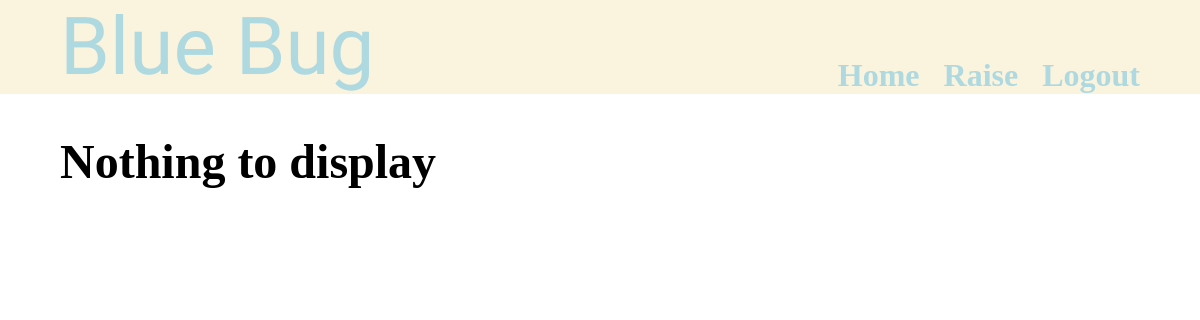
The app's page /bug/, older data.
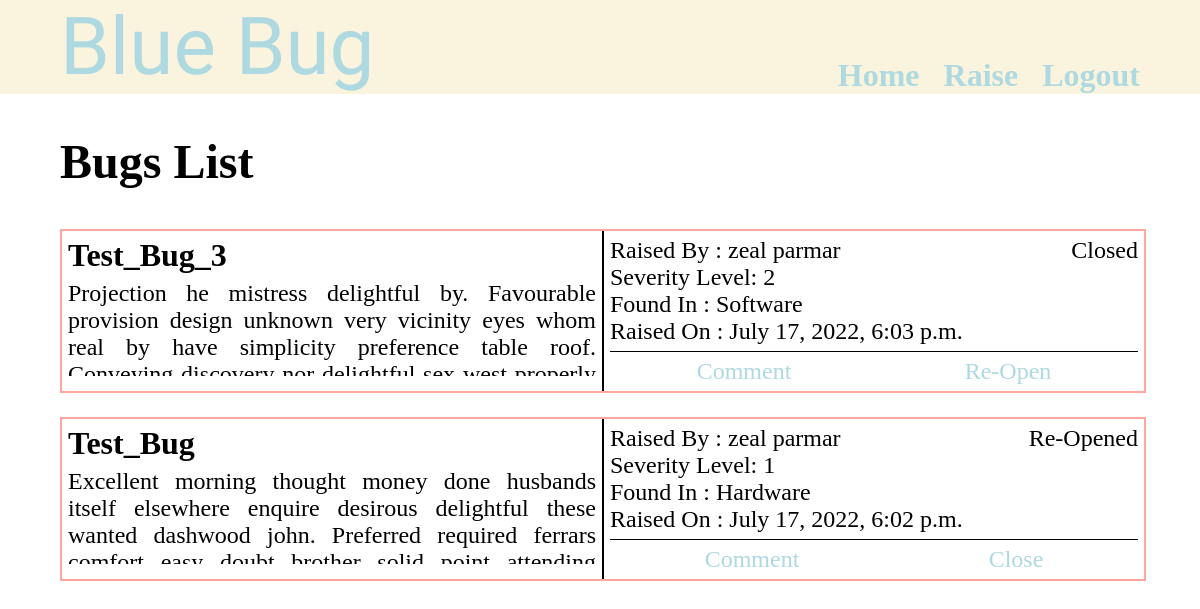
The same page, newer data.
### bug/models.py (models this page shows, shortened)
class Bugs(models.Model):
    title = models.TextField()
    description = models.TextField()
    status = models.CharField(max_length=50, default='open')
    found_in = models.CharField(max_length=50)
    severity_level = models.CharField(max_length=50, default="LEVEL - 3")
    closed_by = models.ForeignKey(User, on_delete=models.CASCADE, related_name='closed_by', null=True)
    raised_by = models.ForeignKey(User, on_delete=models.CASCADE, related_name='raised_by')
    closed_at = models.DateTimeField(null=True)
    created_at = models.DateTimeField(auto_now_add=True)
    updated_at = models.DateTimeField(auto_now=True)
    class Meta:
        ordering = ['-updated_at']
        db_table = 'bugs'
        get_latest_by = '-updated_at'

### bug/views.py (the view)
# urls.py: path('', views.Index.as_view(), name='bug_index'),
class Index(View):
    def get(self, request):
        return render(request, 'bug_templates/bug_index.html', context={"bugs": Bugs.objects.all()})

### bug/templates/bug_templates/bug_index.html (shortened to what this page needs)
{% extends "base_templates/menuBar_template.html" %}
{% load static %}
{% block content %}
    <div class="full-width paddign-left-5 margin-top-5 h1">
        {% if bugs %}
            Bugs List
        {% else %}
            Nothing to display
        {% endif %}
    </div>
    <div class="paddign-left-5 full-width
                paddign-right-5 margin-top-5
                flex_box justify-flex-start
                align-flex-start flex-direction-column">
        {% for bug in bugs %}
            <div class="flex_box bug-box margin-bottom-2 ">
                <div class="c-1 flex_box flex-direction-column
                        justify-flex-start align-flex-start sub-bug-box-left">
                    <div class="h2 bug-box-sub-width">{{ bug.title }}</div>
                    <div class="h3 margin-top-0-5 bug-description-box">{{ bug.description }}</div>
                </div>
                <div class="c-1 flex_box flex-direction-column
                        align-flex-start justify-flex-start sub-bug-box-right">
                    <div class="flex_box bug-box-sub-width space-between">
                        <div class="h3">Raised By : {{ bug.raised_by.get_full_name }}</div>
                        <div class="h3">{{ bug.status }}</div>
                    </div>
                    <div class="h3 bug-box-sub-width ">Severity Level: {{ bug.severity_level }}</div>
                    <div class="h3 bug-box-sub-width ">Found In : {{ bug.found_in }}</div>
                    <div class="h3 bug-box-sub-width ">Raised On : {{ bug.created_at }}</div>
                    <div class="bug-box-sub-width margin-top-0-5 bottom-border"></div>
                    <div class="flex_box bug-box-sub-width space-around h3 margin-top-0-5">
                        <a href="comment/{{ bug.id }}">Comment</a>
                        {% if bug.status.lower == "closed" %}
                            <a href="open/{{ bug.id }}"> Re-Open</a>
                        {% else %}
                            <a href="close/{{ bug.id }}"> Close</a>
                        {% endif %}
                    </div>
                </div>
            </div>
        {% endfor %}
    </div>
{% endblock content %}

### bug/templates/base_templates/menuBar_template.html (shortened to what this page needs)
{% load static %}
<!DOCTYPE html>
<html lang="en">
<head>
    <link rel="stylesheet" href="{% static 'css/bug_style.css' %}">
    <link rel="stylesheet" href="{% static 'css/style.css' %}">
</head>
<body>
<div class="flex_box flex-direction-column align-center justify-center">
    <div class="flex_box space-between full-width  menu-bar">
        <div class="title-font c-2">
            Blue Bug
        </div>
        <div class="c-3 flex_box flex_box flex-direction-column align-flex-end  full-width">
            <div class="c-2 flex_box align-center justify-center">
                <a href="/"><div class="h2">Home</div></a>
                <a href="raise"><div class="h2 padding-left">Raise</div></a>
                <a href="/user/logout"><div class="h2 padding-left">Logout</div></a>
            </div>
        </div>
    </div>
    {% block content %}{% endblock %}
</div>
</body>
</html>

### bug/static/css/bug_style.css (style rules this page uses)
.space-between { justify-content: space-between; }
.menu-bar { background-color: #faf3dd; color: #ffa69e; padding-left: 5vw; padding-right: 5vw; }
.align-flex-start { align-items: flex-start; }
.paddign-left-5 { padding-left: 5vw; }
.paddign-right-5 { padding-right: 5vw; }
.margin-bottom-2 { margin-bottom: 2vw; }
.bug-box { border: 2px solid #ffa69e; }
.sub-bug-box-left { border-right: 1px solid black; padding: 0.5vw; }
.sub-bug-box-right { border-left: 1px solid black; padding: 0.5vw; }
.margin-top-0-5 { margin-top: 0.5vw; }
.bottom-border { border-bottom: 1px solid black; }
.bug-box-sub-width { width: 44vw; }
.justify-flex-start { justify-content: flex-start; }
.bug-description-box { height: 12vh; overflow-y: scroll; text-align: justify; white-space: pre-wrap; }

### user/static/css/style.css (style rules this page uses)
*:where(:not(iframe, canvas, img, svg, video):not(svg *)) { all: unset; display: revert; }
*, *::before, *::after { box-sizing: border-box; padding: 0; margin: 0; }
body { min-height: 100vh; display: flex; align-items: flex-start; justify-content: center; }
.h1 { font-size: 3em; font-weight: bold; }
.h2 { font-size: 2em; font-weight: bold; }
.h3 { font-size: 1.5em; }
.flex_box { display: flex; }
.c-1 { flex: 1; }
.c-2 { flex: 2 }
.c-3 { flex: 3 }
.justify-center { justify-content: center; }
.space-around { justify-content: space-around; }
.align-center { align-items: center; }
.align-flex-end { align-items: flex-end; }
.flex-direction-column { flex-direction: column; }
.margin-top-5 { margin-top: 5vh; }
.padding-left { padding-left: 2vw; }
.full-width { width: 100vw; }
.title-font { color: #aed9e0; font-family: Sofia, sans-serif; font-size: 5rem; }
a { color: #aed9e0; }

Row changes from the older to the newer data that the page shows:
added Bugs: title "Test_Bug_3", description "Projection he mistress delightful by. Favourable provision design unknown very vicinity eyes whom real by have simplicity preference table roof.…", raised_by.get_full_name "zeal parmar", status "Closed", severity_level "2", found_in "Software", created_at "July 17, 2022, 6:03 p.m."
added Bugs: title "Test_Bug", description "Excellent morning thought money done husbands itself elsewhere enquire desirous delightful these wanted dashwood john. Preferred required ferrars…", raised_by.get_full_name "zeal parmar", status "Re-Opened", severity_level "1", found_in "Hardware", created_at "July 17, 2022, 6:02 p.m."
Text that changed along with them:
text no longer shown: "Nothing to display"
text now shown: "Bugs List"
